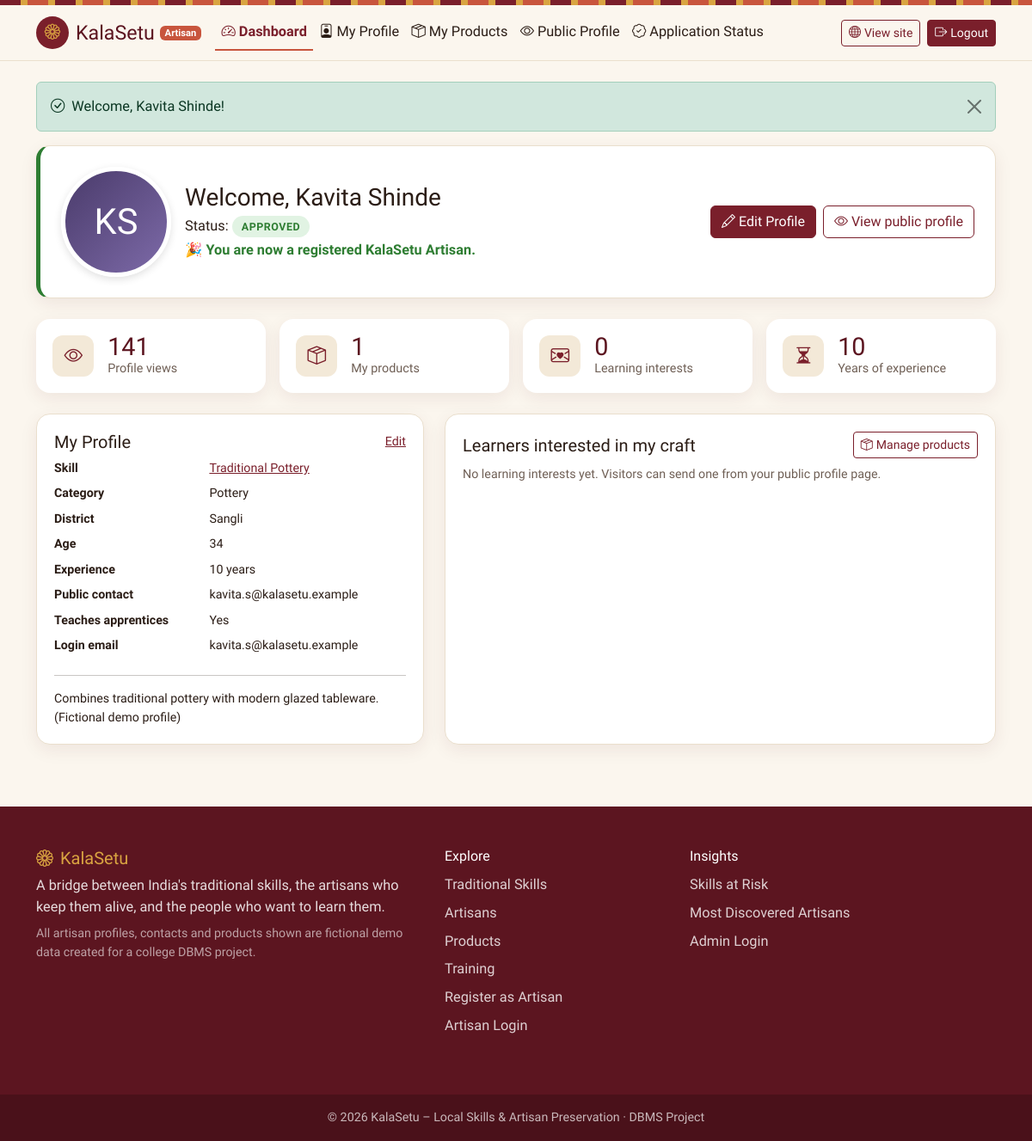
Page /artisan/dashboard.php (signed in) on the committed database.
### tables this page shows
CREATE TABLE artisans (
    artisan_id          INT PRIMARY KEY AUTO_INCREMENT,
    skill_id            INT NOT NULL,
    artisan_name        VARCHAR(150) NOT NULL,
    age                 INT,
    experience          INT,
    bio                 TEXT,
    contact             VARCHAR(100),
    accepts_apprentices BOOLEAN DEFAULT FALSE,
    profile_image       VARCHAR(255),
    CONSTRAINT fk_artisan_skill FOREIGN KEY (skill_id)
        REFERENCES skills(skill_id)
        ON UPDATE CASCADE ON DELETE RESTRICT
);

CREATE TABLE skills (
    skill_id    INT PRIMARY KEY AUTO_INCREMENT,
    district_id INT NOT NULL,
    skill_name  VARCHAR(150) NOT NULL,
    category    VARCHAR(100) NOT NULL,
    description TEXT,
    CONSTRAINT fk_skill_district FOREIGN KEY (district_id)
        REFERENCES districts(district_id)
        ON UPDATE CASCADE ON DELETE RESTRICT
);

CREATE TABLE districts (
    district_id   INT PRIMARY KEY AUTO_INCREMENT,
    district_name VARCHAR(100) NOT NULL,
    state         VARCHAR(100) NOT NULL
);

CREATE TABLE artisan_accounts (
    account_id    INT PRIMARY KEY AUTO_INCREMENT,
    name          VARCHAR(150) NOT NULL,
    email         VARCHAR(80)  NOT NULL,
    phone         VARCHAR(15)  NOT NULL,
    password_hash VARCHAR(255) NOT NULL,
    status        ENUM('PENDING', 'APPROVED', 'REJECTED') NOT NULL DEFAULT 'PENDING',
    artisan_id    INT NULL,
    admin_note    VARCHAR(255) NULL,
    reviewed_at   TIMESTAMP NULL DEFAULT NULL,
    created_at    TIMESTAMP NOT NULL DEFAULT CURRENT_TIMESTAMP,
    updated_at    TIMESTAMP NOT NULL DEFAULT CURRENT_TIMESTAMP ON UPDATE CURRENT_TIMESTAMP,
    CONSTRAINT uq_account_email   UNIQUE (email),
    CONSTRAINT uq_account_artisan UNIQUE (artisan_id),
    INDEX idx_account_status (status),
    CONSTRAINT fk_account_artisan FOREIGN KEY (artisan_id)
        REFERENCES artisans(artisan_id)
        ON UPDATE CASCADE ON DELETE SET NULL
);

### includes/auth.php (called while the page is built, shortened)
<?php
function current_artisan_account(PDO $pdo): ?array
{
    $stmt = $pdo->prepare('
        SELECT ac.*, a.artisan_name, a.skill_id, a.profile_image, a.profile_views
        FROM artisan_accounts ac
        LEFT JOIN artisans a ON ac.artisan_id = a.artisan_id
        WHERE ac.account_id = ?');
    $stmt->execute([(int) $_SESSION['artisan_account_id']]);
    $row = $stmt->fetch();
    return $cache = $row;
}
function require_artisan(PDO $pdo): array
{
    $acc = current_artisan_account($pdo);
    return $acc;
}
function require_approved_artisan(PDO $pdo): array
{
    $acc = require_artisan($pdo);
    return $acc;
}

### artisan/dashboard.php (the view, shortened to what this page needs)
<?php
require '../config/database.php';
require '../includes/functions.php';
require '../includes/auth.php';
$artisanAccount = require_approved_artisan($pdo);
$artisanId = (int) $artisanAccount['artisan_id'];
$root = '../';
$stmt = $pdo->prepare('
    SELECT a.*, s.skill_name, s.category, d.district_name
    FROM artisans a
    INNER JOIN skills s    ON a.skill_id = s.skill_id
    INNER JOIN districts d ON s.district_id = d.district_id
    WHERE a.artisan_id = ?');
$stmt->execute([$artisanId]);
$artisan = $stmt->fetch();
$stmt = $pdo->prepare('
    SELECT (SELECT COUNT(*) FROM products WHERE artisan_id = ?)         AS products,
           (SELECT COUNT(*) FROM visitor_interest WHERE artisan_id = ?) AS interests');
$stmt->execute([$artisanId, $artisanId]);
$counts = $stmt->fetch();
$stmt = $pdo->prepare('SELECT visitor_name, visitor_email, message, created_at
                       FROM visitor_interest WHERE artisan_id = ?
                       ORDER BY created_at DESC, interest_id DESC LIMIT 10');
$stmt->execute([$artisanId]);
$interests = $stmt->fetchAll();
include '../includes/header.php';
?>
<div class="container py-4">
    <?php show_flash(); ?>
    <div class="ks-card static mb-4" style="border-left:5px solid #2e7d32"><div class="card-body p-4">
        <div class="d-flex align-items-center gap-3 flex-wrap">
            <?= artisan_avatar($artisan, $root, 'lg') ?>
            <div class="flex-grow-1">
                <h1 class="h3 mb-1">Welcome, <?= e($artisan['artisan_name']) ?></h1>
                <div class="mb-1">Status: <span class="risk-pill risk-low">APPROVED</span></div>
                <div class="fw-semibold" style="color:#2e7d32">🎉 You are now a registered KalaSetu Artisan.</div>
            </div>
            <div class="d-flex gap-2 flex-wrap">
                <a href="profile.php" class="btn btn-maroon"><i class="bi bi-pencil me-1"></i>Edit Profile</a>
                <a href="../artisan_details.php?id=<?= $artisanId ?>" class="btn btn-outline-maroon" target="_blank" rel="noopener"><i class="bi bi-eye me-1"></i>View public profile</a>
            </div>
        </div>
    </div></div>
    <div class="row g-3 mb-4">
        <?php foreach ([
            ['Profile views', $artisan['profile_views'], 'bi-eye', '../artisan_details.php?id=' . $artisanId],
            ['My products', $counts['products'], 'bi-box-seam', 'products.php'],
            ['Learning interests', $counts['interests'], 'bi-envelope-heart', '#interests'],
            ['Years of experience', $artisan['experience'], 'bi-hourglass-split', 'profile.php'],
        ] as [$label, $num, $icon, $link]): ?>
        <div class="col-6 col-lg-3">
            <a href="<?= e($link) ?>" class="text-decoration-none">
                <div class="admin-stat">
                    <div class="ic"><i class="bi <?= $icon ?>"></i></div>
                    <div><div class="num"><?= (int) $num ?></div><div class="lbl"><?= e($label) ?></div></div>
                </div>
            </a>
        </div>
        <?php endforeach; ?>
    </div>
    <div class="row g-4">
        <div class="col-lg-5">
            <div class="ks-card static h-100"><div class="card-body">
                <div class="d-flex justify-content-between align-items-center mb-2">
                    <h2 class="h5 mb-0">My Profile</h2>
                    <a href="profile.php" class="small">Edit</a>
                </div>
                <dl class="row small mb-0">
                    <dt class="col-5">Skill</dt><dd class="col-7"><a href="../skill_details.php?id=<?= (int) $artisan['skill_id'] ?>"><?= e($artisan['skill_name']) ?></a></dd>
                    <dt class="col-5">Category</dt><dd class="col-7"><?= e($artisan['category']) ?></dd>
                    <dt class="col-5">District</dt><dd class="col-7"><?= e($artisan['district_name']) ?></dd>
                    <dt class="col-5">Age</dt><dd class="col-7"><?= $artisan['age'] ? (int) $artisan['age'] : '<span class="text-muted-ks">Not added</span>' ?></dd>
                    <dt class="col-5">Experience</dt><dd class="col-7"><?= (int) $artisan['experience'] ?> years</dd>
                    <dt class="col-5">Public contact</dt><dd class="col-7"><?= e($artisan['contact']) ?></dd>
                    <dt class="col-5">Teaches apprentices</dt><dd class="col-7"><?= $artisan['accepts_apprentices'] ? 'Yes' : 'No' ?></dd>
                    <dt class="col-5">Login email</dt><dd class="col-7"><?= e($artisanAccount['email']) ?></dd>
                </dl>
                <hr>
                <p class="small mb-0"><?= nl2br(e(excerpt($artisan['bio'], 300))) ?></p>
            </div></div>
        </div>
        <div class="col-lg-7" id="interests">
            <div class="ks-card static h-100"><div class="card-body">
                <div class="d-flex justify-content-between align-items-center mb-2">
                    <h2 class="h5 mb-0">Learners interested in my craft</h2>
                    <a href="products.php" class="btn btn-sm btn-outline-maroon"><i class="bi bi-box-seam me-1"></i>Manage products</a>
                </div>
                <?php if ($interests): ?>
                    <div class="table-responsive">
                        <table class="table table-sm align-middle mb-0">
                            <thead><tr><th>Visitor</th><th>Message</th><th>Date</th></tr></thead>
                            <tbody>
                            <?php foreach ($interests as $i): ?>
                                <tr>
                                    <td><strong><?= e($i['visitor_name']) ?></strong><br><a href="mailto:<?= e($i['visitor_email']) ?>" class="small"><?= e($i['visitor_email']) ?></a></td>
                                    <td class="small"><?= e(excerpt($i['message'], 90)) ?: '<span class="text-muted-ks">—</span>' ?></td>
                                    <td class="small text-nowrap text-muted-ks"><?= e(date('d M Y', strtotime($i['created_at']))) ?></td>
                                </tr>
                            <?php endforeach; ?>
                            </tbody>
                        </table>
                    </div>
                <?php else: ?>
                    <p class="text-muted-ks small mb-0">No learning interests yet. Visitors can send one from your public profile page.</p>
                <?php endif; ?>
            </div></div>
        </div>
    </div>
</div>
<?php include '../includes/footer.php'; ?>

### includes/functions.php (shortened to what this page needs)
<?php
function e($value): string
{
    return htmlspecialchars((string) $value, ENT_QUOTES, 'UTF-8');
}
function show_flash(): void
{
    if (!empty($_SESSION['flash'])) {
        $f = $_SESSION['flash'];
        $icon = $f['type'] === 'success' ? 'check-circle' : 'exclamation-triangle';
        echo '<div class="alert alert-' . e($f['type']) . ' alert-dismissible fade show" role="alert">'
           . '<i class="bi bi-' . $icon . ' me-2"></i>' . e($f['message'])
           . '<button type="button" class="btn-close" data-bs-dismiss="alert" aria-label="Close"></button></div>';
    }
}
function initials(string $name): string
{
    $parts = preg_split('/\s+/', trim($name));
    $first = mb_substr($parts[0] ?? '', 0, 1);
    $last  = count($parts) > 1 ? mb_substr(end($parts), 0, 1) : '';
    return mb_strtoupper($first . $last);
}
function artisan_avatar(array $a, string $root, string $size = ''): string
{
    $cls = 'avatar' . ($size ? ' avatar-' . $size : '');
    $tone = ((int) ($a['artisan_id'] ?? 0)) % 5;
    return '<div class="' . $cls . ' avatar-tone-' . $tone . '" aria-hidden="true">' . e(initials($a['artisan_name'])) . '</div>';
}
function excerpt(?string $text, int $len = 110): string
{
    $text = trim((string) $text);
    return mb_strlen($text) > $len ? mb_substr($text, 0, $len) . '…' : $text;
}

### assets/css/style.css (style rules this page uses)
:root { --ks-cream: #fbf6ee; --ks-cream-dark: #f3e9d8; --ks-maroon: #7a1f2b; --ks-maroon-dark: #5c1520; --ks-terracotta: #c8553d; --ks-gold: #d9a441; --ks-text: #2b1d16; --ks-muted: #6f5f55; --ks-card: #ffffff; --ks-border: #eadfcd; --ks-shadow: 0 6px 20px rgba(92, 21, 32, 0.08); --ks-shadow-hover: 0 12px 28px rgba(92, 21, 32, 0.14); --ks-radius: 16px; }
body { background: var(--ks-cream); color: var(--ks-text); font-family: 'Mukta', system-ui, -apple-system, 'Segoe UI', sans-serif; font-size: 1.02rem; }
h1, h2, h3, h4, .display-font, .navbar-brand { font-family: 'Marcellus', Georgia, serif; color: var(--ks-maroon-dark); }
a { color: var(--ks-maroon); }
.text-muted-ks { color: var(--ks-muted) !important; }
.btn-maroon { background: var(--ks-maroon); border-color: var(--ks-maroon); color: #fff; }
.btn-outline-maroon { border: 1px solid var(--ks-maroon); color: var(--ks-maroon); background: transparent; }
.ks-card { background: var(--ks-card); border: 1px solid var(--ks-border); border-radius: var(--ks-radius); box-shadow: var(--ks-shadow); transition: transform .2s ease, box-shadow .2s ease; height: 100%; overflow: hidden; }
.ks-card .card-body { padding: 1.25rem; }
.ks-card.static { height: auto; }
.avatar { width: 64px; height: 64px; border-radius: 50%; flex-shrink: 0; display: inline-flex; align-items: center; justify-content: center; font-family: 'Marcellus', serif; font-size: 1.4rem; color: #fff; border: 3px solid #fff; box-shadow: 0 3px 10px rgba(0,0,0,.12); }
.avatar-lg { width: 128px; height: 128px; font-size: 2.6rem; border-width: 5px; }
.avatar-tone-4 { background: linear-gradient(135deg, #4a3b6b, #7d6aa8); }
.risk-pill { font-weight: 700; font-size: .78rem; letter-spacing: .04em; padding: .3rem .7rem; border-radius: 999px; white-space: nowrap; }
.risk-low { background: #e1f3e3; color: #2e7d32; }
.admin-stat { border-radius: var(--ks-radius); padding: 1.1rem 1.2rem; background: #fff; box-shadow: var(--ks-shadow); display: flex; align-items: center; gap: 1rem; height: 100%; }
.admin-stat .ic { width: 48px; height: 48px; border-radius: 12px; display: flex; align-items: center; justify-content: center; font-size: 1.35rem; background: var(--ks-cream-dark); color: var(--ks-maroon); }
.admin-stat .num { font-family: 'Marcellus', serif; font-size: 1.8rem; color: var(--ks-maroon-dark); line-height: 1; }
.admin-stat .lbl { color: var(--ks-muted); font-size: .9rem; }

### rows in the picture
artisans: artisan_name "KS", artisan_name "Kavita Shinde", skill.skill_name "Traditional Pottery", skill.category "Pottery", districts.district_name "Sangli", age "34", experience "10", contact "kavita.s@kalasetu.example", bio "Combines traditional pottery with modern glazed tableware. (Fictional demo profile)"
artisan_accounts: email "kavita.s@kalasetu.example"

### other values in the picture
$label "Dashboard My Profile My Products Public Profile Application Status"
$f['message'] "Welcome, Kavita Shinde!"
$num "141"
$label "Profile views"
$num "1"
$label "My products"
$num "0"
$label "Learning interests"
$num "10"
$label "Years of experience"
